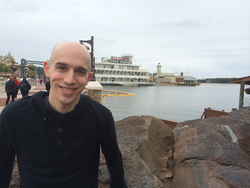
#> input picture Module_01_Computer_Vision_Basics/1.4_Basic_Image_Processing/1.4.9_Splitting_Merging_Channels/florida_trip_small.png, 250 x 188 px
$ python splitting_and_merging.py --image florida_trip_small.png
#> lines starting #> are read from the running program, lines starting #| are printed output that depends on the picture
# import the necessary packages
import numpy as np
import argparse
import cv2

# construct the argument parser and parse the arguments
ap = argparse.ArgumentParser()
ap.add_argument("-i", "--image", required=True, help="Path to the image")
args = vars(ap.parse_args())

# Load the image and grab each channel: Red, Green, and Blue. It's
# important to note that OpenCV stores an image as NumPy array with
# its channels in reverse order! When we call cv2.split, we are
# actually getting the channels as Blue, Green, Red!
image = cv2.imread(args["image"])
#> image is the input picture: shape (188, 250, 3); mean B, G, R 139.9, 140.1, 141
(B, G, R) = cv2.split(image)
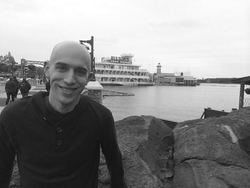
#> B: shape (188, 250); min 13, max 255, mean 139.9
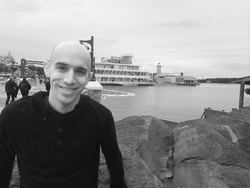
#> R: shape (188, 250); min 8, max 251, mean 141

# show each channel individually
cv2.imshow("Red", R)
cv2.imshow("Green", G)
cv2.imshow("Blue", B)
cv2.waitKey(0)

# merge the image back together again
merged = cv2.merge([B, G, R])
cv2.imshow("Merged", merged)
cv2.waitKey(0)

# visualize each channel in color
zeros = np.zeros(image.shape[:2], dtype = "uint8")
cv2.imshow("Red", cv2.merge([zeros, zeros, R]))
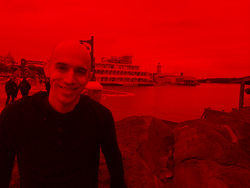
#> window 'Red': shape (188, 250, 3); mean B, G, R 0, 0, 141
cv2.imshow("Green", cv2.merge([zeros, G, zeros]))
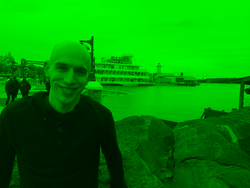
#> window 'Green': shape (188, 250, 3); mean B, G, R 0, 140.1, 0
cv2.imshow("Blue", cv2.merge([B, zeros, zeros]))
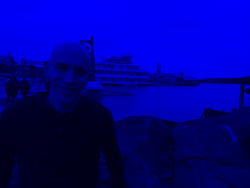
#> window 'Blue': shape (188, 250, 3); mean B, G, R 139.9, 0, 0
cv2.waitKey(0)

cv2.destroyAllWindows()
